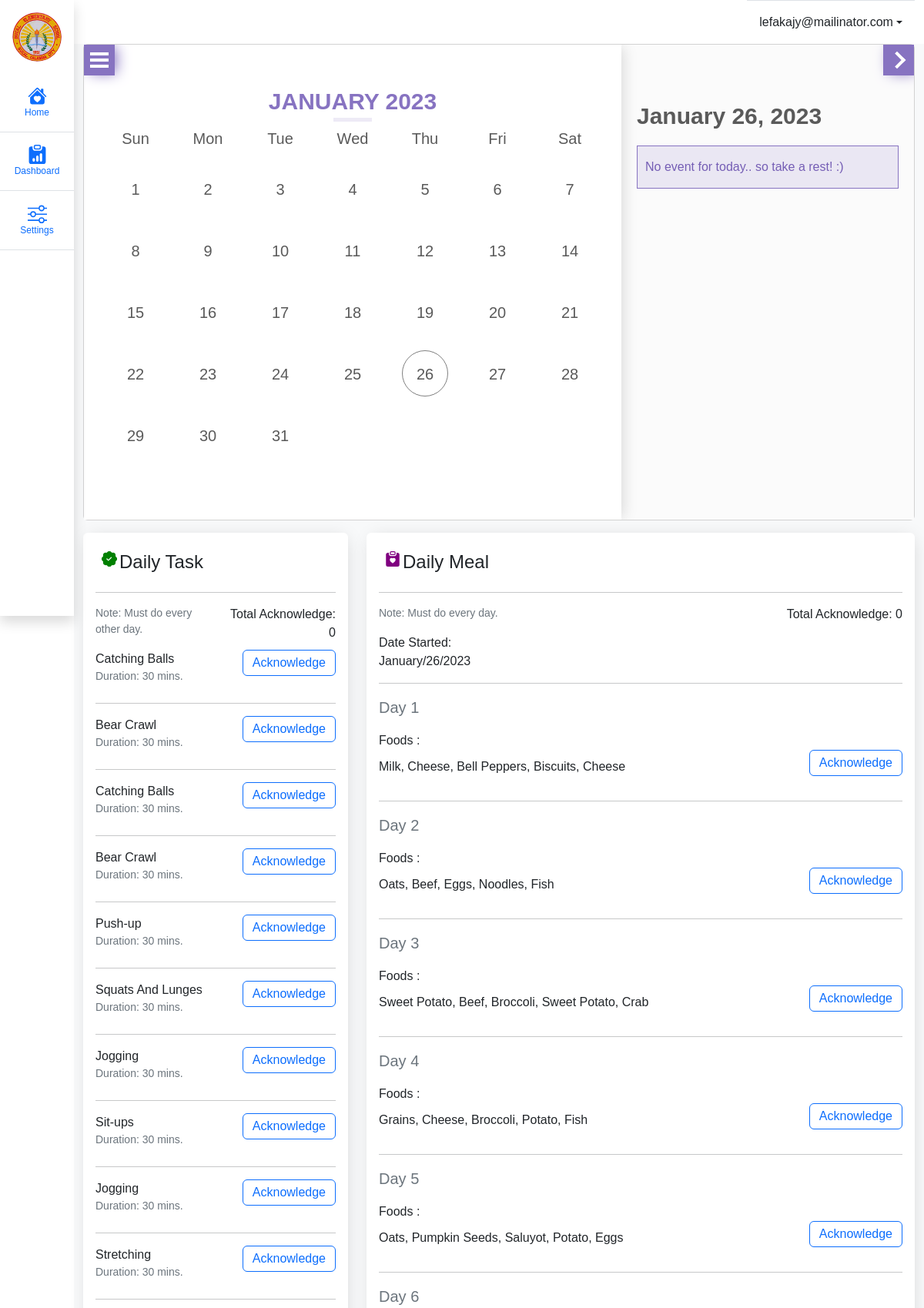
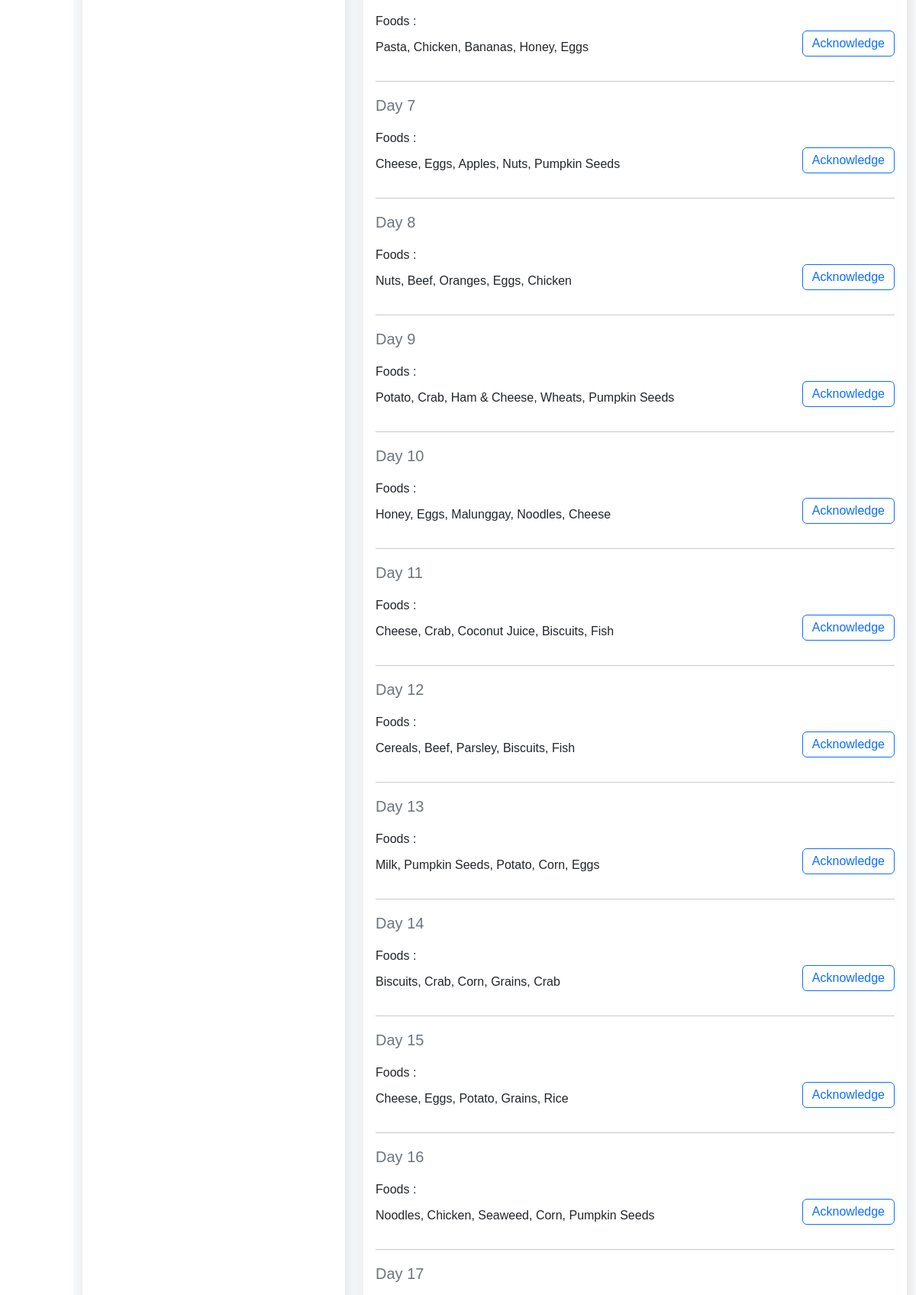
The page /parents/home-parent.php (signed in, upper part) on the database its author committed (2 pictures, top to bottom).
### tables this page shows
CREATE TABLE `program_records` (
  `id` int(11) NOT NULL,
  `student_id` varchar(20) NOT NULL,
  `date_started` date NOT NULL,
  `foods` varchar(255) NOT NULL,
  `exercises` varchar(255) NOT NULL,
  `day` varchar(50) NOT NULL,
  `food_acknowledge` int(11) NOT NULL,
  `exercise_acknowledge` int(11) NOT NULL,
  `ended_day` date NOT NULL,
  `date_time_created` datetime NOT NULL,
  `date_time_updated` datetime NOT NULL
);

### parents/home-parent.php (the view, shortened to what this page needs)
<?php
include('../connection.php');
$email = $_SESSION['email'];
$student_id = $_SESSION['student_id'];
?>
<!DOCTYPE html>
<html lang="en">
<head>
    <link rel="stylesheet" href="../src/styles/bootstrap/css/bootstrap.css">
    <link rel="stylesheet" href="../src/styles/custom/stickynav.css">
    <link rel="stylesheet" href="../src/plugins/evo-calendar/css/evo-calendar.css">
</head>
<body>
<div class="outer-container d-flex flex-row">
  <div class="sticky-nav bg-white vh-100 shadow">
    <a href="#" class="brand p-3 link-dark text-decoration-none bg-white text-center" title="" data-bs-toggle="tooltip" data-bs-placement="right" data-bs-original-title="Icon-only">
        <img src="../logo.jpg" alt="" class="card-img-top" style="border-radius: 50px;">
    </a>
    <ul class="list nav nav-flush mb-auto text-center">
      <li class="nav-item">
        <a href="#" class="nav-link active py-3 d-flex flex-column align-items-center text-start border-bottom" aria-current="page" title="" data-bs-toggle="tooltip" data-bs-placement="right" data-bs-original-title="Home">
            <p class="p-0 m-0" style="font-size: 12px;">Home</p>
        </a>
      </li>
      <li class="nav-item">
        <a href="dashboard-parent.php" class="nav-link py-3 border-bottom" title="" data-bs-toggle="tooltip" data-bs-placement="right" data-bs-original-title="Dashboard">
            <p class="p-0 m-0" style="font-size: 12px;">Dashboard</p>
        </a>
      </li>
      <li class="nav-item">
        <a href="profile-parent.php" class="nav-link py-3 border-bottom" title="" data-bs-toggle="tooltip" data-bs-placement="right" data-bs-original-title="Orders">
            <p class="p-0 m-0" style="font-size: 12px;">Settings</p>
        </a>
      </li>
    </ul>
  </div>
<main class="main-container container-fluid-lg bg-light" style="width: 100%; position: relative;">
    <nav class="navbar navbar-expand-lg navbar-light bg-white p-0" style="box-shadow: none;">
        <div class="container-fluid justify-content-end">
            <div class="dropdown border-top">
                <a href="#" class="d-flex align-items-center justify-content-center p-3 link-dark text-decoration-none dropdown-toggle" id="dropdownUser3" data-bs-toggle="dropdown" aria-expanded="false">
                    <?= $email; ?>
                </a>
            </div>
        </div>
    </nav>
    <?php
    $excerises_done = "SELECT exercises,exercise_acknowledge, id FROM program_records WHERE student_id = '$student_id' AND exercise_acknowledge = '1'  LIMIT 10";
    $run_excercises = mysqli_query($conn,$excerises_done);
    $row4 = mysqli_num_rows($run_excercises);
    ?>
    <main class="content">
        <div class="container-fluid" style="height: 100%;">
            <div class="row mb-5 gy-3">
                <div class="col-lg-12">
                    <div class="card">
                        <div id="calendar" style="box-shadow: none;"></div>
                    </div>
                </div>
                <div class="col-lg-4">
                    <div class="card" style="border: none; height: 100%; box-shadow: 2px 2px 23px -6px rgba(0,0,0,0.17);">
                        <div class="card-body">
                            <div class="p-2 pb-0 d-flex flex-column align-items-start">
                                <span class="d-flex flex-row align-middle">
                                    <h1 class="h4 bold" style="padding: 0 0 0 3px;">Daily Task</h1>
                                </span>
                            </div>
                            <hr class="featurette-divider">
                            <div class="row">
                                <div class="col-lg-6">
                                    <p class="small text-muted">Note: Must do every other day.</p>
                                </div>
                                <div class="col-lg-6 text-end">
                                    <?php echo "Total Acknowledge: " .$row4 . " "  ?>
                                </div>
                            </div>
                           <?php
                            $sql_daily_activities = "SELECT exercises,exercise_acknowledge, id FROM program_records WHERE student_id = '$student_id' LIMIT 10";
                            $run_daily_activities = mysqli_query($conn,$sql_daily_activities);
                            if(mysqli_num_rows($run_daily_activities) > 0){
                                foreach ($run_daily_activities as $row2){
                                    ?>
                                        <span class="d-flex justify-content-between align-items-start mb-4">
                                            <span>
                                                <p class="p-0 m-0"><?php echo $row2['exercises'] ?></p>
                                                <small><p class="text-muted p-0 m-0">Duration: 30 mins.</p></small>
                                            </span>
                                        <form action="acknowledge.php" method="POST">
                                        <?php
                                            if($row2['exercise_acknowledge'] == 0){
                                                ?>
                                                <input type="submit" class="btn btn-outline-primary py-1" name="acknowledge_task" value="Acknowledge">
                                                <?php
                                            }else{
                                                echo "<div style='color:green;'>Acknowledged </div>";
                                            }
                                        ?>
                                        </form>
                                        </span>
                                        <hr>
                                    <?php
                                }
                            }
                            ?>
                        </div>
                    </div>
                </div>
                <?php
                $food_done = "SELECT food_acknowledge FROM program_records WHERE student_id = '$student_id' AND food_acknowledge = '1'";
                $run_food = mysqli_query($conn,$food_done);
                $row5 = mysqli_num_rows($run_food);
                ?>
                <div class="col-lg-8">
                    <div class="card" style="border: none; height: 100%; box-shadow: 2px 2px 23px -6px rgba(0,0,0,0.17);">
                        <div class="card-body">
                            <div class="p-2 pb-0 d-flex flex-column align-items-start">
                                <span class="d-flex flex-row align-middle">
                                    <h1 class="h4 bold" style="padding: 0 0 0 3px;">Daily Meal</h1>
                                </span>
                            </div>
                            <hr class="featurette-divider">
                            <div class="row">
                                <div class="col-lg-6">
                                    <p class="small text-muted">Note: Must do every day.</p>
                                </div>
                                <div class="col-lg-6 text-end">
                                    <?php echo "Total Acknowledge: " .$row5 . " "  ?>
                                </div>
                            </div>
                            <?php
                                $sql_program_records_date = "SELECT date_started FROM program_records WHERE student_id = '$student_id' LIMIT 1";
                                $run_program_records_date = mysqli_query($conn,$sql_program_records_date);
                                if(mysqli_num_rows($run_program_records_date) > 0){
                                    foreach($run_program_records_date as $row){
                                        $new_format = date("F/d/Y", strtotime($row['date_started']));
                                        ?>
                                            <label for="">Date Started:</label>
                                            <p class="dateStart"><?php echo $new_format?></p>
                                            <hr>
                                        <?php
                                    }
                                }
                                ?>
                                <?php
                                $sql_program_records = "SELECT * FROM program_records WHERE student_id = '$student_id'";
                                $run_program_records = mysqli_query($conn,$sql_program_records);
                                if(mysqli_num_rows($run_program_records) > 0){
                                    foreach($run_program_records as $row1){
                                        ?>
                                            <p class="lead text-muted">Day <?php echo $row1['day']?> </p>
                                            <label for="">Foods :</label>
                                            <span class="d-flex justify-content-between align-items-end">
                                                <p><?php echo $row1['foods']?></p>
                                                <form action="acknowledge.php" method="POST">
                                                <p>
                                                    <?php
                                                        if($row1['food_acknowledge'] == 0){
                                                            ?>
                                                                <input type="submit" class="btn btn-outline-primary py-1" name="acknowledge_meal" value="Acknowledge">
                                                            <?php
                                                        }else{
                                                            echo "<div style='color: green;'>Acknowledged </div> ";
                                                        }
                                                    ?>
                                                </p>
                                                </form>
                                            </span>
                                            <hr>
                                        <?php
                                    }
                                }
                            ?>
                        </div>
                    </div>
                </div>
            </div>
        </div>
    </main>
</main>
</div>
</body>
</html>

### src/styles/custom/stickynav.css (style rules this page uses)
.outer-container { position: relative; }
.sticky-nav { width: 6rem; display: flex; flex-direction: column; height: 100%; position: fixed; left: 0; z-index: 11111; }
.main-container { margin-left: 6rem; }
.list { display: flex; flex-direction: column; }

### rows shown on the page
program_records: exercises "Catching Balls", day "1", foods "Milk, Cheese, Bell Peppers, Biscuits, Cheese"
program_records: exercises "Bear Crawl", day "2", foods "Oats, Beef, Eggs, Noodles, Fish"
program_records: exercises "Catching Balls", day "3", foods "Sweet Potato, Beef, Broccoli, Sweet Potato, Crab"
program_records: exercises "Bear Crawl", day "4", foods "Grains, Cheese, Broccoli, Potato, Fish"
program_records: exercises "Push-up", day "5", foods "Oats, Pumpkin Seeds, Saluyot, Potato, Eggs"
program_records: exercises "Squats And Lunges", day "6", foods "Pasta, Chicken, Bananas, Honey, Eggs"
program_records: exercises "Jogging", day "7", foods "Cheese, Eggs, Apples, Nuts, Pumpkin Seeds"
program_records: exercises "Sit-ups", day "8", foods "Nuts, Beef, Oranges, Eggs, Chicken"
program_records: exercises "Jogging", day "9", foods "Potato, Crab, Ham & Cheese, Wheats, Pumpkin Seeds"
program_records: exercises "Stretching", day "10", foods "Honey, Eggs, Malunggay, Noodles, Cheese"
program_records: day "11", foods "Cheese, Crab, Coconut Juice, Biscuits, Fish"
program_records: day "12", foods "Cereals, Beef, Parsley, Biscuits, Fish"
program_records: day "13", foods "Milk, Pumpkin Seeds, Potato, Corn, Eggs"
program_records: day "14", foods "Biscuits, Crab, Corn, Grains, Crab"
program_records: day "15", foods "Cheese, Eggs, Potato, Grains, Rice"
program_records: day "16", foods "Noodles, Chicken, Seaweed, Corn, Pumpkin Seeds"
program_records: day "17"

### other values the page prints
$email "lefakajy@mailinator.com"
$row4 "0"
$row5 "0"
$new_format "January/26/2023"
